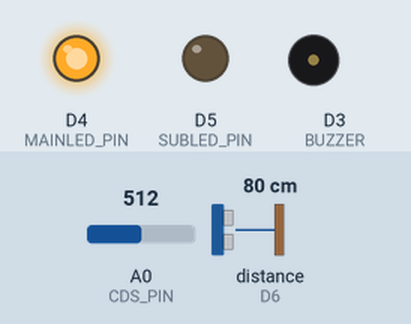
This sketch was run on a simulated ESP8266 (NodeMCU). On the bench: output pins drawn as LEDs (lit = HIGH), buzzer (waves = sounding). Wiring (inferred from the names in the program): ultrasonic range finder: trigger D7; echo D6. The test bench sets the inputs (shaded band); at power-on: distance to the obstacle (sensor on D6) 80 cm, A0 (CDS_PIN) = 512. The echo pulse lasts 58.3 µs per cm; WiFi joins after 1.5 s; servers stay silent unless stated; pins used as bus, display or sensor lines are not drawn; what the sketch prints to the serial monitor is not drawn.

Above: at 2.7 s.
2.8 s: distance to the obstacle (sensor on D6) set to 17 cm
6.0 s: distance to the obstacle (sensor on D6) set to 13 cm
At 9.0 s:
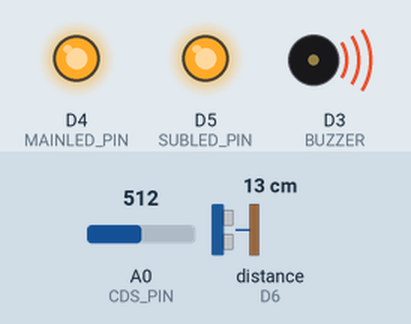
9.3 s: A0 (CDS_PIN) set to 525
At 13.2 s:
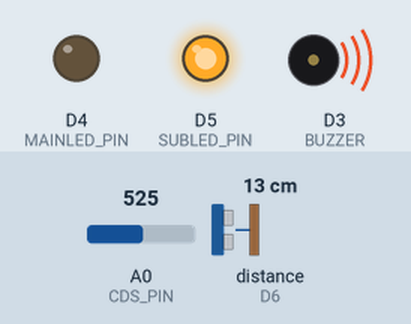
13.4 s: distance to the obstacle (sensor on D6) set to 18 cm
At 15.8 s:
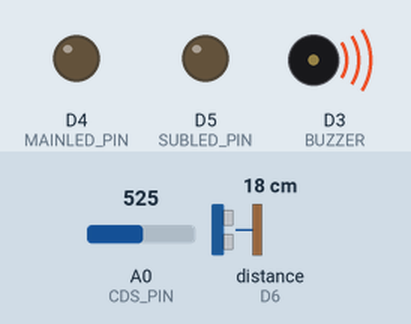
16.2 s: distance to the obstacle (sensor on D6) set to 2 cm
At 18.1 s:
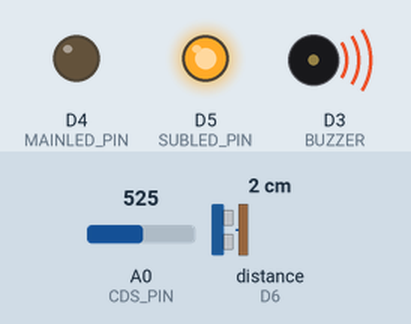
19.2 s: distance to the obstacle (sensor on D6) set to 35 cm
At 21.8 s:
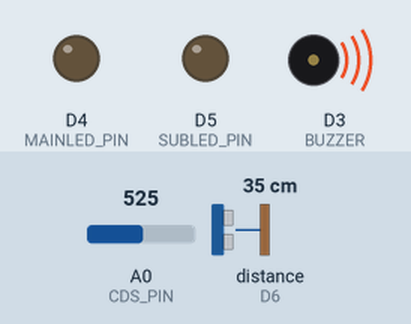
Timing chart, 0 to 23.2 s (numbered marks = the images above; inputs shaded):
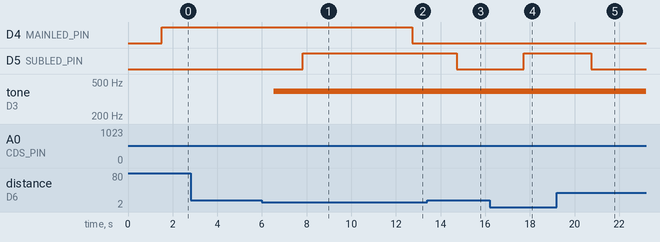

Measured:
- the behaviour switches between 16 and 15 cm on distance to the obstacle (sensor on D6) (found by bisection; images 0 and 1)
- the behaviour switches between 516 and 517 on A0 (CDS_PIN) (found by bisection; images 1 and 2)
- after the input at 2.8 s, every drawn part: stays the same
- after the input at 6.0 s, D5 (SUBLED_PIN): LOW → HIGH after 1.8 s; tone on D3 (BUZZER): silent → 392 Hz after 0.52 s
- after the input at 9.3 s, D4 (MAINLED_PIN): HIGH → LOW after 3.4 s
- after the input at 13.4 s, D5 (SUBLED_PIN): HIGH → LOW after 1.3 s
- after the input at 16.2 s, D5 (SUBLED_PIN): LOW → HIGH after 1.5 s
- after the input at 19.2 s, D5 (SUBLED_PIN): HIGH → LOW after 1.5 s

The sketch:

car_1027_2.ino
```cpp
#include <ESP8266WiFi.h>

#define WIFI_SSID "개인와파이름"
#define WIFI_PASSWORD "개인와파비번"

#define CDS_PIN A0
#define BUZZER D3
#define MAINLED_PIN D4
#define SUBLED_PIN D5
#define FRONT_ECHO D6
#define FRONT_TRIG D7
#define BACK_TRIG D11
#define BACK_ECHO D12

void setup() {

    Serial.begin(9600);
    WiFi.begin(WIFI_SSID, WIFI_PASSWORD);

    while(WiFi.status() != WL_CONNECTED) {
        Serial.print(".");
        delay(500);
    }

    Serial.println("");
    Serial.println("WiFi connected.");
    Serial.print("IP address : ");
    Serial.println(WiFi.localIP());
    Serial.println();

    pinMode(CDS_PIN, INPUT);
    pinMode(BUZZER, OUTPUT);
    pinMode(MAINLED_PIN, OUTPUT);
    pinMode(SUBLED_PIN, OUTPUT);
    pinMode(FRONT_TRIG, OUTPUT);
    pinMode(FRONT_ECHO, INPUT);
    pinMode(BACK_TRIG, OUTPUT);
    pinMode(BACK_ECHO, INPUT);
}

/* 오토라이트 */
void bri_Action() {

    // 조도 센서 값 받아 시리얼 출력하기
    int briVal = analogRead(CDS_PIN);
    int briPer = map(briVal, 0, 1023, 0, 100);

    // 밝기 퍼센트에 따라 자동차 라이트 점등/소등하기
    if(briPer <= 50){
        digitalWrite(MAINLED_PIN, HIGH);
        Serial.print("현재 밝기 : ");
        Serial.print(briPer);
        Serial.println("%");
        delay(1000);
    }
    else{
        Serial.print("현재 밝기 : ");
        Serial.print(briPer);
        Serial.println("%");
        digitalWrite(MAINLED_PIN, LOW);
        delay(1000);
    }

}

/* 전방 센서 */
void front_Action() {

    // 전방 거리 받기
    digitalWrite(FRONT_TRIG, HIGH);
    delayMicroseconds(10);
    digitalWrite(FRONT_TRIG, LOW);

    unsigned long front_duration = pulseIn(FRONT_ECHO, HIGH);

    // 음파가 되돌아온 시간을 cm로 환산하는 공식
    float front_distanceCM = ((34000.0*(float)front_duration)/1000000.0)/2.0;

    // 전방 거리에 따라 부저 소리 출력하기
    if(front_distanceCM < 50.0 && front_distanceCM > 15.0){
        Serial.print("전방 거리 : 약 ");
        Serial.print(front_distanceCM);
        Serial.println("cm");
        noTone(BUZZER);
        delay(1000);
    }
    else if(front_distanceCM <= 15.0 && front_distanceCM > 10.0){
        Serial.print("전방 거리 : 약 ");
        Serial.print(front_distanceCM);
        Serial.println("cm");
        tone(BUZZER, 392); // 392 = 음계 '솔' 주파수
        delay(300);
        noTone(BUZZER);

        delay(1000);
    }
    else if(front_distanceCM <= 10.0 && front_distanceCM > 5.0){
        Serial.print("전방 거리 : 약 ");
        Serial.print(front_distanceCM);
        Serial.println("cm");
        tone(BUZZER, 392);
        delay(150);
        noTone(BUZZER);
        delay(1000);
    }
    else if(front_distanceCM <= 5.0 && front_distanceCM > 0.0 ){
        Serial.print("전방 거리 : 약 ");
        Serial.print(front_distanceCM);
        Serial.println("cm");
        tone(BUZZER, 392);

        delay(1000);
    }
    else if(front_distanceCM <= 0.0){
      noTone(BUZZER);
      front_distanceCM = 0;
      return;
    }
    else{
      front_distanceCM = 0;
      noTone(BUZZER);
    }
}

/* 후방 사이드 센서 */
void back_Action() {

    // 후방 거리 받아 출력하기
    digitalWrite(BACK_TRIG, HIGH);
    delayMicroseconds(10);
    digitalWrite(BACK_TRIG, LOW);

    unsigned long back_duration = pulseIn(BACK_ECHO, HIGH);

    float back_distanceCM = ((34000.0*(float)back_duration)/1000000.0)/2.0;

    // 후방 거리에 따라 후방용 SUB LED 점등/소등하기
    if(back_distanceCM <= 15.0){
        digitalWrite(SUBLED_PIN, HIGH);
    }
    else{
        digitalWrite(SUBLED_PIN, LOW);
    }

    // 후방 거리에 따라 부저 소리 출력하기
    if(back_distanceCM < 50.0 && back_distanceCM > 15.0){
        Serial.print("후방 거리 : 약 ");
        Serial.print(back_distanceCM);
        Serial.println("cm");
        noTone(BUZZER);
        delay(1000);
    }
    else if(back_distanceCM <= 15.0 && back_distanceCM > 10.0){
        Serial.print("후방 거리 : 약 ");
        Serial.print(back_distanceCM);
        Serial.println("cm");
        tone(BUZZER, 392); // 392 = 음계 '솔' 주파수
        delay(300);
        noTone(BUZZER);

        delay(1000);
    }
    else if(back_distanceCM <= 10.0 && back_distanceCM > 5.0){
        Serial.print("후방 거리 : 약 ");
        Serial.print(back_distanceCM);
        Serial.println("cm");
        tone(BUZZER, 392);
        delay(150);
        noTone(BUZZER);
        delay(1000);
    }
    else if(back_distanceCM <= 5.0 && back_distanceCM > 0.0){
        Serial.print("후방 거리 : 약 ");
        Serial.print(back_distanceCM);
        Serial.println("cm");
        tone(BUZZER, 392);

        delay(1000);
    }
    else if(back_distanceCM <= 0.0){
      noTone(BUZZER);
      back_distanceCM = 0;
      return;
    }
    else{
      back_distanceCM = 0;
      noTone(BUZZER);

    }
}

void loop() {
    bri_Action();
    front_Action();
    back_Action();
}
```
